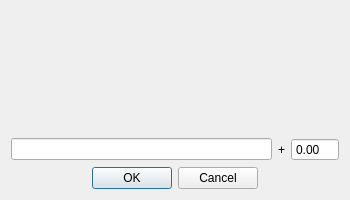
<?xml version="1.0" encoding="UTF-8"?>
<ui version="4.0">
 <class>ChooseVariantsDialog</class>
 <widget class="QDialog" name="ChooseVariantsDialog">
  <property name="geometry">
   <rect>
    <x>0</x>
    <y>0</y>
    <width>350</width>
    <height>200</height>
   </rect>
  </property>
  <property name="windowTitle">
   <string>Varianti</string>
  </property>
  <property name="modal">
   <bool>true</bool>
  </property>
  <layout class="QVBoxLayout" name="verticalLayout_2">
   <item>
    <layout class="QVBoxLayout" name="verticalLayout">
     <item>
      <layout class="QVBoxLayout" name="layout"/>
     </item>
     <item>
      <spacer name="verticalSpacer">
       <property name="orientation">
        <enum>Qt::Orientation::Vertical</enum>
       </property>
       <property name="sizeHint" stdset="0">
        <size>
         <width>20</width>
         <height>40</height>
        </size>
       </property>
      </spacer>
     </item>
     <item>
      <layout class="QHBoxLayout" name="horizontalLayout" stretch="1,0,0">
       <item>
        <widget class="QLineEdit" name="lineEditFreeVariant"/>
       </item>
       <item>
        <widget class="QLabel" name="label">
         <property name="text">
          <string>+</string>
         </property>
        </widget>
       </item>
       <item>
        <widget class="QDoubleSpinBox" name="doubleSpinBoxPriceDelta">
         <property name="buttonSymbols">
          <enum>QAbstractSpinBox::ButtonSymbols::NoButtons</enum>
         </property>
         <property name="maximum">
          <double>999.000000000000000</double>
         </property>
        </widget>
       </item>
      </layout>
     </item>
     <item>
      <widget class="QDialogButtonBox" name="buttonBox">
       <property name="focusPolicy">
        <enum>Qt::FocusPolicy::StrongFocus</enum>
       </property>
       <property name="orientation">
        <enum>Qt::Orientation::Horizontal</enum>
       </property>
       <property name="standardButtons">
        <set>QDialogButtonBox::StandardButton::Cancel|QDialogButtonBox::StandardButton::Ok</set>
       </property>
       <property name="centerButtons">
        <bool>true</bool>
       </property>
      </widget>
     </item>
    </layout>
   </item>
  </layout>
 </widget>
 <tabstops>
  <tabstop>lineEditFreeVariant</tabstop>
  <tabstop>doubleSpinBoxPriceDelta</tabstop>
  <tabstop>buttonBox</tabstop>
 </tabstops>
 <resources/>
 <connections>
  <connection>
   <sender>buttonBox</sender>
   <signal>accepted()</signal>
   <receiver>ChooseVariantsDialog</receiver>
   <slot>accept()</slot>
   <hints>
    <hint type="sourcelabel">
     <x>248</x>
     <y>254</y>
    </hint>
    <hint type="destinationlabel">
     <x>157</x>
     <y>274</y>
    </hint>
   </hints>
  </connection>
  <connection>
   <sender>buttonBox</sender>
   <signal>rejected()</signal>
   <receiver>ChooseVariantsDialog</receiver>
   <slot>reject()</slot>
   <hints>
    <hint type="sourcelabel">
     <x>316</x>
     <y>260</y>
    </hint>
    <hint type="destinationlabel">
     <x>286</x>
     <y>274</y>
    </hint>
   </hints>
  </connection>
 </connections>
</ui>
